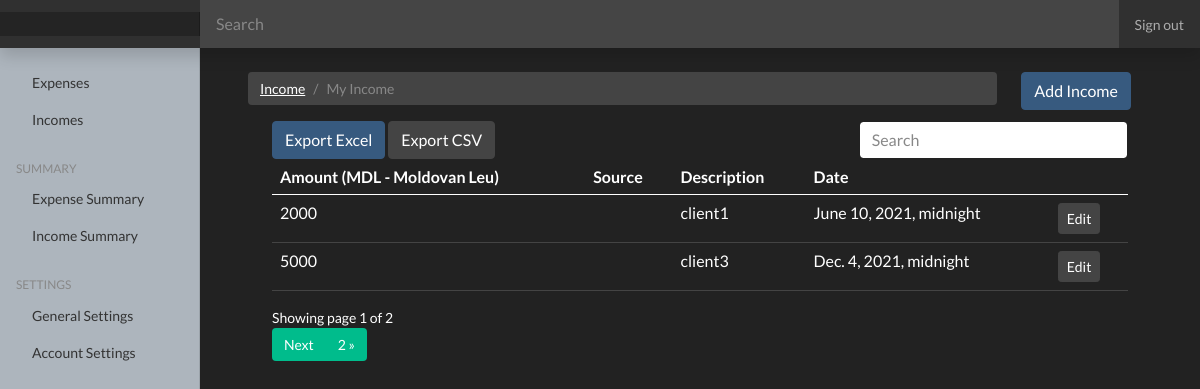
Screenshot of /income/ (signed in) with the database file from the repository.
### userpreferences/models.py (models this page shows, shortened)
class UserPreference(models.Model):
    user = models.OneToOneField(to=User, on_delete=models.CASCADE)
    currency = models.CharField(max_length=255, blank=True, null=True)

### userincome/models.py (models this page shows, shortened)
class UserIncome(models.Model):
    amount= models.IntegerField()
    date= models.DateTimeField(default=now, blank=True, null=True)
    description= models.TextField()
    owner= models.ForeignKey(to=User, on_delete=models.CASCADE)
    source= models.CharField(max_length=255)
    class Meta:
        ordering: ['-date']

### userincome/views.py (the view)
# urls.py: path('', views.index, name='expenses'),
@login_required(login_url='/authentication/login')
def index(request):
    sources = Source.objects.all()
    income = UserIncome.objects.filter(owner=request.user)
    paginator = Paginator(income, 2)
    page_number = request.GET.get('page')
    page_obj = Paginator.get_page(paginator, page_number)
    currency = UserPreference.objects.get(user=request.user).currency
    context = {
        'income': income,
        'page_obj': page_obj,
        'currency': currency
    }
    return render(request, 'income/index.html', context)

### templates/income/index.html (shortened to what this page needs)
{% extends 'base.html' %}
{% load static %}
{% block content %}
<div class="container mt-4">
  <div class="row">
    <div class="col-md-10">
      <nav aria-label="breadcrumb">
        <ol class="breadcrumb">
          <li class="breadcrumb-item">
            <a href="">Income</a>
          </li>
          <li class="breadcrumb-item active" aria-current="page">
            My Income
          </li>
        </ol>
      </nav>
    </div>
    <div class="col-md-2">
      <a href="{% url 'add-income'%}" class="btn btn-primary">Add Income</a>
    </div>
  </div>
   <div class="container">
    {% if income.count %}
    <div class="row">
      <div class="col-md-8">
        <a href="{% url 'export-excel' %}" class="btn btn-primary">Export Excel</a>
        <a href="{% url 'export-csv' %}" class="btn btn-secondary">Export CSV</a>
      </div>
      <div class="col-md-4">
        <div class="form-group">
          <input type="text" class="form-control" id="searchField" placeholder="Search">
        </div>
      </div>
     </div>
<div class="app-table">
  <table class="table table-stripped table-hover">
    <thead>
      <tr>
        <th>Amount ({{currency}})</th>
        <th>Source</th>
        <th>Description</th>
        <th>Date</th>
        <th></th>
      </tr>
    </thead>
    <tbody>
      {% for income in page_obj%}
      <tr>
        <td>{{income.amount}}</td>
        <td>{{income.source}}</td>
        <td>{{income.description}}</td>
        <td>{{income.date}}</td>
        <td>
          <a
            href="{% url 'edit-income' income.id  %}"
            class="btn btn-secondary btn-sm"
            >Edit</a
          >
        </td>
      </tr>
      {% endfor %}
    </tbody>
  </table>
</div>
    <div class="pagination-container">
    <div class="">
      Showing page {{page_obj.number}} of {{ page_obj.paginator.num_pages }}
    </div>
    <ul class="pagination align-right float-right mr-auto">
      {% if page_obj.has_next %}
      <li class="page-item"> <a class="page-link" href="?page={{ page_obj.next_page_number }}">Next</a></li>
      <li class="page-item"> <a class="page-link" href="?page={{ page_obj.paginator.num_pages }}">{{ page_obj.paginator.num_pages}} &raquo;</a></li>
      {% endif %}
      </ul>
    {% endif %}
  </div>
</div>
</div>
{% endblock content %}

### expenseswebsite/static/css/dashboard.css (style rules this page uses)
body { font-size: .875rem; }

### rows the page displays
UserPreference: currency "MDL - Moldovan Leu"
UserIncome: amount "2000", description "client1", date "June 10, 2021, midnight"
UserIncome: amount "5000", description "client3", date "Dec. 4, 2021, midnight"

### other values shown
{{ page_obj.number }} "1"
{{ page_obj.paginator.num_pages }} "2"
